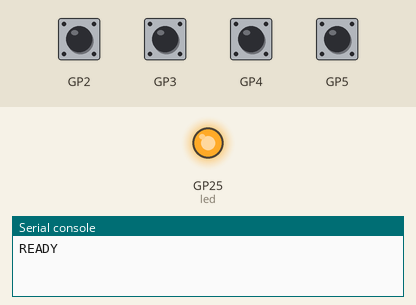
Simulated run of this program. Board: Raspberry Pi Pico running MicroPython. Parts: output pins drawn as LEDs (lit = HIGH), the last lines printed to the serial console. The test bench sets the inputs (shaded band); at power-on: GP2–5 HIGH.

Above: at 1.2 s.
1.3 s: GP2 pulled LOW for 0.15 s
At 1.9 s:
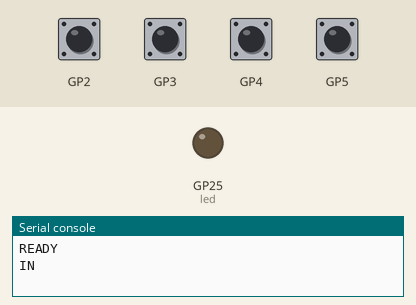
2.9 s: GP3 pulled LOW for 0.15 s
At 4.1 s:
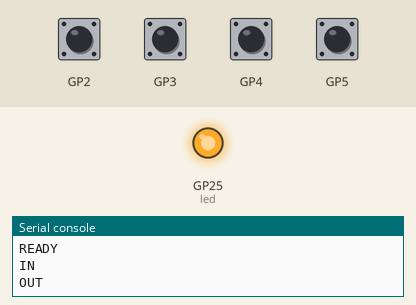
4.5 s: GP4 pulled LOW for 0.15 s
At 5.6 s:
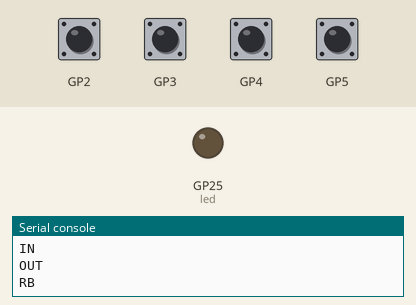
6.1 s: GP5 pulled LOW for 0.15 s
At 6.7 s:
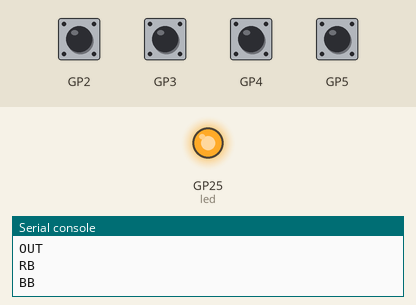
7.7 s: GP5 pulled LOW for 1 s
At 8.0 s:
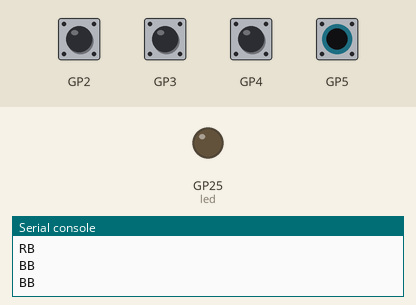
10.2 s: GP2 pulled LOW for 1 s
At 11.1 s:
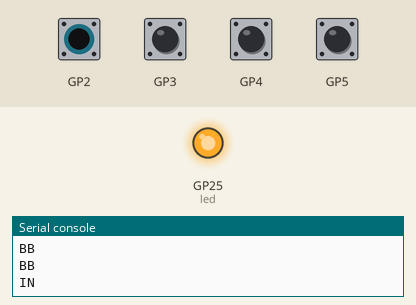
Timing chart, 0 to 13.2 s (numbered marks = the images above; inputs shaded):
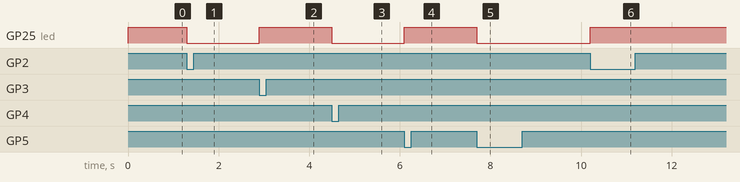

Measured:
- after the input at 1.3 s, GP25 (led): HIGH → LOW at once
- after the input at 2.9 s, GP25 (led): LOW → HIGH at once
- after the input at 4.5 s, GP25 (led): HIGH → LOW at once
- after the input at 6.1 s, GP25 (led): LOW → HIGH at once
- after the input at 7.7 s, GP25 (led): HIGH → LOW at once
- after the input at 10.2 s, GP25 (led): LOW → HIGH at once

The program:

main.py
```python
# Generic GPIO falling-edge -> USB serial line emitter (Raspberry Pi Pico, MicroPython).
#
# Each configured pin is held HIGH by an internal pull-up while idle. A
# dry-contact closure to GND drives the pin LOW; on that HIGH->LOW (falling)
# edge -- after debounce -- the pin's label is printed to USB serial as one
# line. Any USB-serial host can read these lines.
#
# This firmware is intentionally generic: it does not know what the signals
# mean. To adapt it, edit PINS below -- map each GPIO number to whatever label
# the host expects. Defaults match the Pachislot data counter wiring.
#
#   GP2  <- IN   (medal-in pulse)
#   GP3  <- OUT  (medal-out pulse)
#   GP4  <- RB   (regular bonus)
#   GP5  <- BB   (big bonus)
#   GND  <- common return
#
# The on-board LED is lit at boot and toggles on every emitted edge, so the
# board's behaviour is visible without a serial monitor.

import time
from machine import Pin

# (label, gpio): label is the exact text emitted on a falling edge.
PINS = (
    ("IN",  2),
    ("OUT", 3),
    ("RB",  4),
    ("BB",  5),
)

DEBOUNCE_MS = 20   # further edges on the same pin within this window are ignored
POLL_MS = 2        # loop pause; short enough not to miss contact pulses

led = Pin("LED", Pin.OUT)
inputs = [(label, Pin(gp, Pin.IN, Pin.PULL_UP)) for label, gp in PINS]
last_level = {label: pin.value() for label, pin in inputs}
last_edge_ms = {label: 0 for label, _ in inputs}

print("READY")
led.on()

while True:
    now = time.ticks_ms()
    for label, pin in inputs:
        level = pin.value()
        if level == last_level[label]:
            continue
        if time.ticks_diff(now, last_edge_ms[label]) < DEBOUNCE_MS:
            continue
        last_edge_ms[label] = now
        last_level[label] = level
        if level == 0:          # HIGH -> LOW: falling edge
            print(label)
            led.toggle()
    time.sleep_ms(POLL_MS)
```
